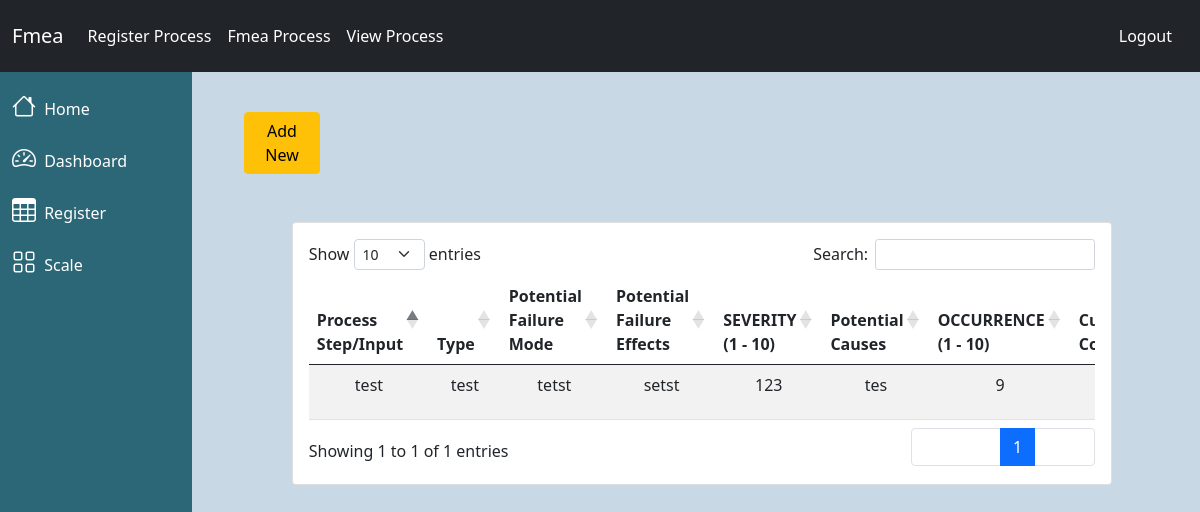
The page /fmea/fmView (signed in) on the database as committed earlier.
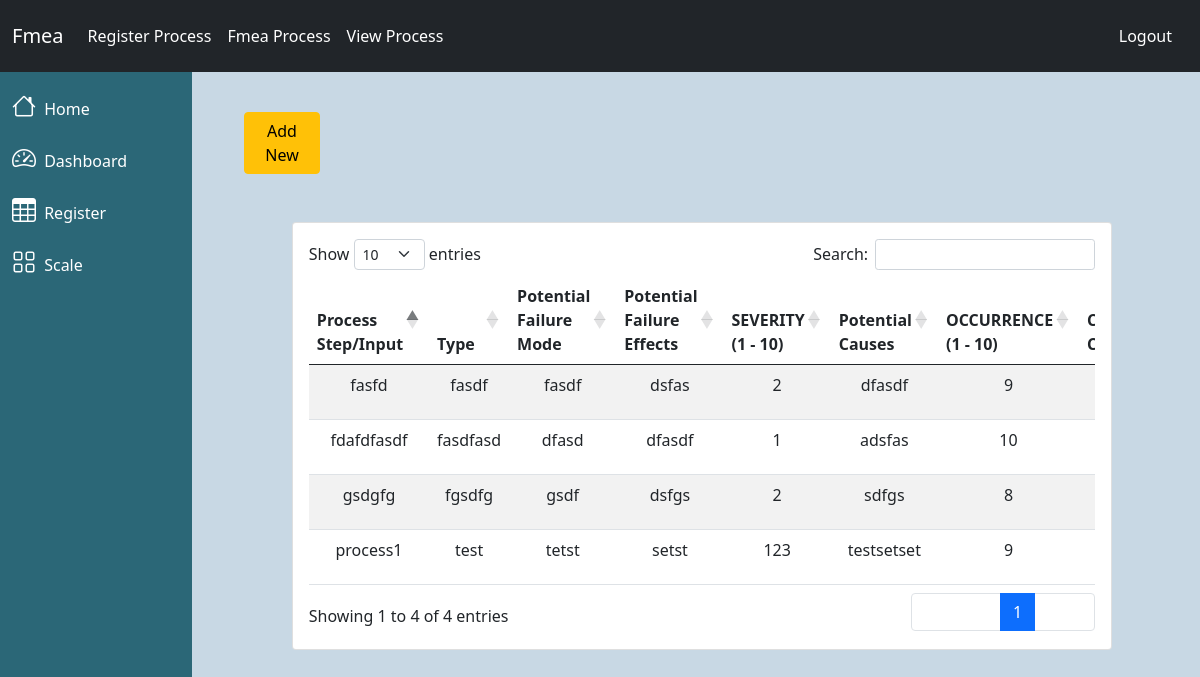
The same page on the database as committed later.
### fmea_form/models.py (models this page shows, shortened)
class FmeaProcess(models.Model):
    fmeaRegister= models.ForeignKey(FmeaRegister, on_delete=models.CASCADE)
    processStep= models.CharField(max_length=300)
    processType=models.CharField(max_length=300,null=True)
    potentialFaliureMode= models.CharField(max_length=300)
    potentialFailureEffect= models.CharField(max_length=300)
    severity = models.IntegerField(default=0)
    potentialCause= models.CharField(max_length=300)
    occurence = models.IntegerField(choices=occurance_choices,default=0)
    currentControls= models.CharField(max_length=300)
    detection = models.IntegerField(default=0)
    actionRecommended= models.CharField(max_length=300)
    responsiblePerson= models.CharField(max_length=200)
    actionTaken= models.CharField(max_length=300)
    @property
    def rpn(self):
        return self.severity*self.occurence*self.detection

### fmea_form/views.py (the view)
# urls.py: path('fmView',views.view_process,name="view_fmea"),
@login_required
def view_process(request):
    context={}
    context["dataset"]=FmeaProcess.objects.all()
    return render(request,"view_process.html",context)

### fmea_form/templates/view_process.html (shortened to what this page needs)
{% extends "base.html" %}
{% load static %}
{% load crispy_forms_tags %}
{% block content %}
  <div class="container-fluid contact">
        <div class="text-right mb-2">
            <a href="{% url 'fmeaprocess' %}"><button class="btn btn-warning col-md-1">Add New</button></a>
        </div>
      <div class="card m-5 p-3" >
          <div class="table-responsive">
              <table class="table table-striped  text-center mt-3" id="table_id" >
                  <thead class="thead-dark">
                    <tr>
                       <th>Process Step/Input</th>
                       <th>Type</th>
                       <th>Potential Failure Mode</th>
                       <th>Potential Failure Effects</th>
                       <th>SEVERITY (1 - 10)</th>
                       <th>Potential Causes</th>
                       <th>OCCURRENCE (1 - 10)</th>
                       <th>Current Controls</th>
                      </tr>
                    </thead>
                    <tbody>
                          {% for data in dataset %}
                          <tr>
                              <td>{{data.processStep}}</td>
                              <td>{{data.processType}}</td>
                              <td>{{data.potentialFaliureMode}}</td>
                              <td>{{data.potentialFailureEffect}}</td>
                              <td>{{data.severity}}</td>
                              <td>{{data.potentialCause}}</td>
                              <td>{{data.occurence}}</td>
                              <td>{{data.currentControls}}</td>
                          </tr>
                          {% endfor %}
                    </tbody>
              </table>
          </div>
      </div>
  </div>
{% endblock %}

Rows that differ between the two databases and show on the page:
changed FmeaProcess "test": processStep "test" → "process1"; potentialCause "tes" → "testsetset"
added FmeaProcess: processStep "fasfd", processType "fasdf", potentialFaliureMode "fasdf", potentialFailureEffect "dsfas", severity "2", potentialCause "dfasdf", occurence "9"
added FmeaProcess: processStep "gsdgfg", processType "fgsdfg", potentialFaliureMode "gsdf", potentialFailureEffect "dsfgs", severity "2", potentialCause "sdfgs", occurence "8"
added FmeaProcess: processStep "fdafdfasdf", processType "fasdfasd", potentialFaliureMode "dfasd", potentialFailureEffect "dfasdf", severity "1", potentialCause "adsfas", occurence "10"
Other text that changed with them:
text written by a page script: "Show entries Search: Showing 1 to 1 of 1 entries 1" → "Show entries Search: Showing 1 to 4 of 4 entries 1"
